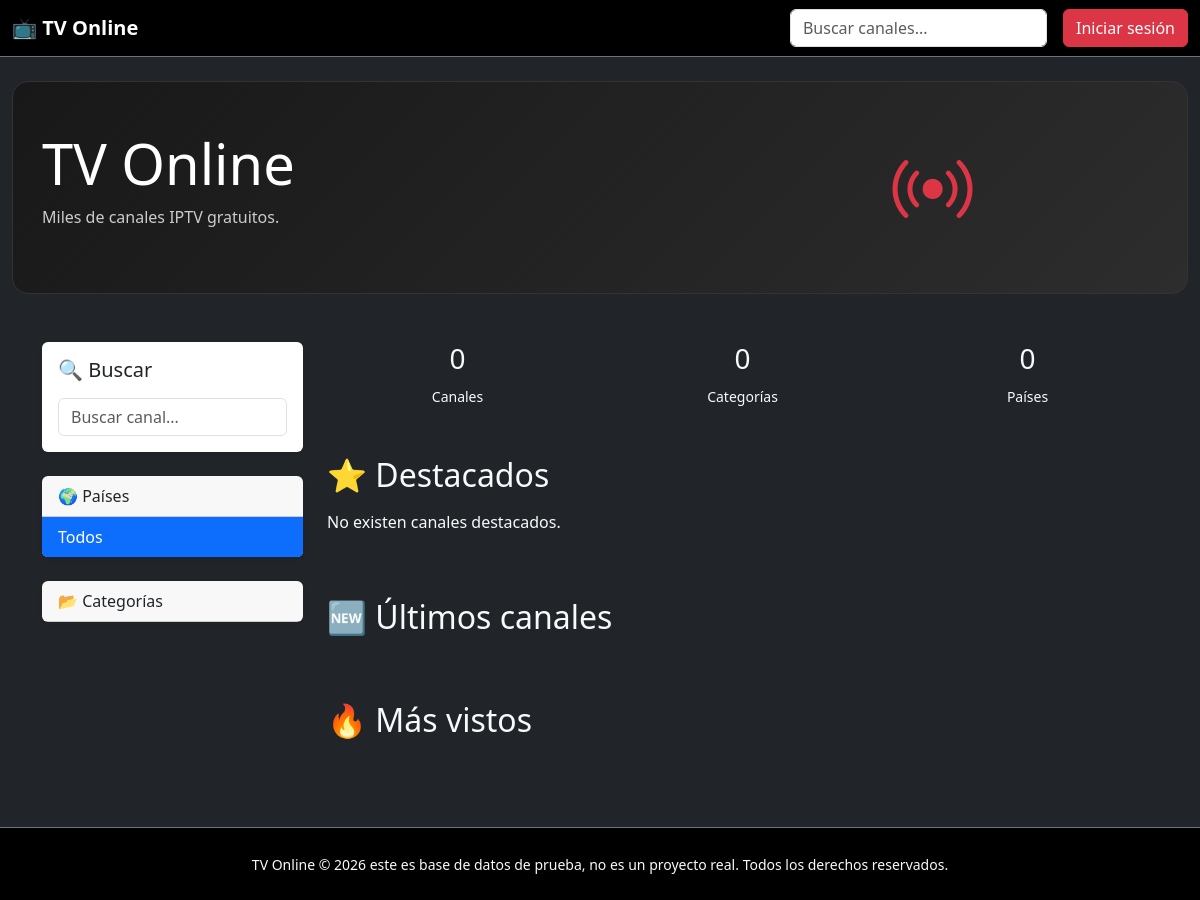
/, run on an earlier commit of the app's database.
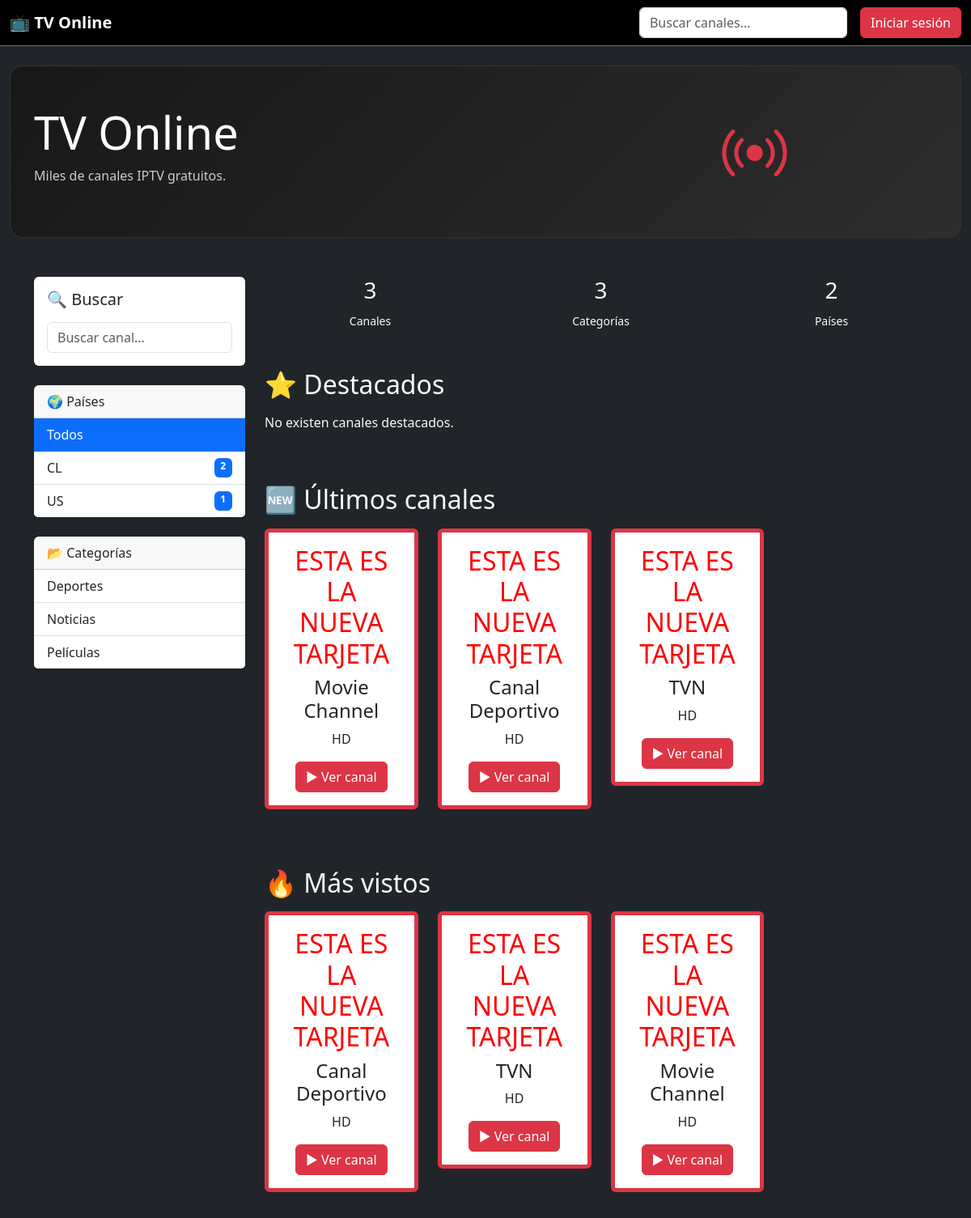
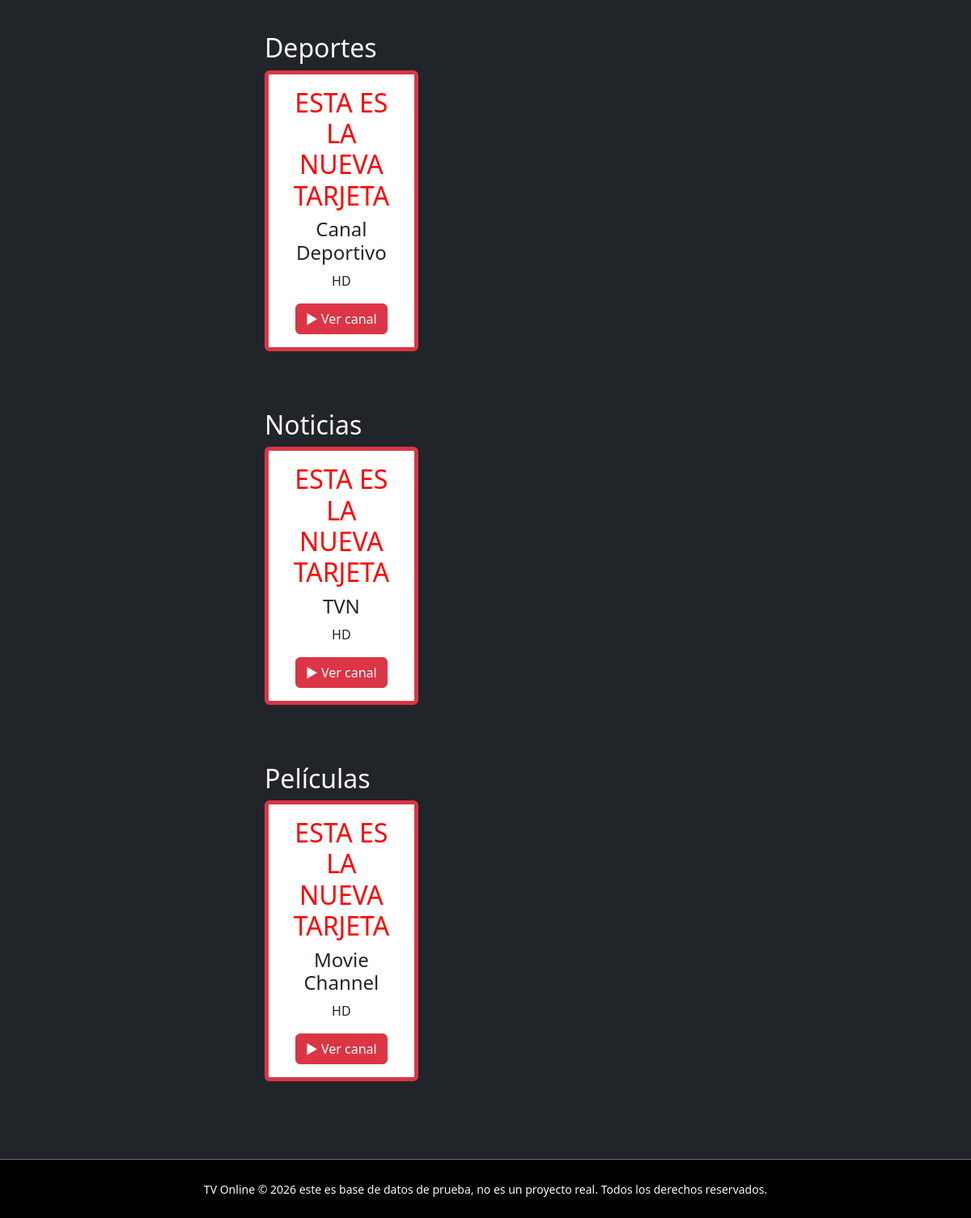
And on a later commit of the database (2 pictures, top to bottom).
### guia_tv/models/country.py (models this page shows, shortened)
class Country(models.Model):
    name = models.CharField(
        max_length=100,
        unique=True
    )
    iso_code = models.CharField(
        max_length=2,
        unique=True
    )
    flag = models.ImageField(
        upload_to="flags/",
        blank=True,
        null=True
    )
    class Meta:
        ordering = ["name"]
        verbose_name = "País"
        verbose_name_plural = "Países"

### guia_tv/models/category.py (models this page shows, shortened)
class Category(models.Model):
    name = models.CharField(
        max_length=100,
        unique=True
    )
    icon = models.CharField(
        max_length=100,
        blank=True
    )
    class Meta:
        ordering = ["name"]
        verbose_name = "Categoría"
        verbose_name_plural = "Categorías"

### guia_tv/models/channel.py (models this page shows, shortened)
class Channel(models.Model):
    QUALITY_CHOICES = [
        ("SD", "SD"),
        ("HD", "HD"),
        ("FHD", "Full HD"),
        ("4K", "4K"),
    ]
    STATUS_CHOICES = [
        ("checking", "Verificando"),
        ("online", "Online"),
        ("offline", "Offline"),
    ]
    name = models.CharField(max_length=200)
    slug = models.SlugField(
        unique=True,
        blank=True
    )
    description = models.TextField(
        blank=True
    )
    stream_url = models.URLField(
        max_length=1000
    )
    website = models.URLField(
        blank=True
    )
    logo = models.ImageField(
        upload_to="channels/logos/",
        blank=True,
        null=True
    )
    country = models.ForeignKey(
        Country,
        on_delete=models.SET_NULL,
        related_name="channels",
        null=True,
        blank=True,
    )
    language = models.ForeignKey(
        Language,
        on_delete=models.SET_NULL,
        related_name="channels",
        null=True,
        blank=True,
    )
    category = models.ForeignKey(
        Category,
        on_delete=models.SET_NULL,
        related_name="channels",
        null=True,
        blank=True,
    )
    quality = models.CharField(
        max_length=10,
        choices=QUALITY_CHOICES,
        default="HD"
    )
    status = models.CharField(
        max_length=20,
        choices=STATUS_CHOICES,
        default="checking"
    )
    epg_id = models.CharField(
        max_length=200,
        blank=True
    )
    is_active = models.BooleanField(
        default=True
    )
    is_public = models.BooleanField(
        default=True
    )
    is_featured = models.BooleanField(
        default=False
    )
    views = models.PositiveIntegerField(
        default=0
    )
    watching_now = models.PositiveIntegerField(
        default=0
    )
    last_checked = models.DateTimeField(
        blank=True,
        null=True
    )
    created_at = models.DateTimeField(
        auto_now_add=True
    )
    updated_at = models.DateTimeField(
        auto_now=True
    )
    class Meta:
        ordering = ["name"]
        verbose_name = "Canal"
        verbose_name_plural = "Canales"
        indexes = [
            models.Index(fields=["name"]),
            models.Index(fields=["slug"]),
            models.Index(fields=["is_active"]),
            models.Index(fields=["is_featured"]),
            models.Index(fields=["country"]),
            models.Index(fields=["category"]),
        ]

### guia_tv/views/home.py (the view)
def home(request):
    context = HomeService.get_home_context(
        country=request.GET.get("country"),
        category=request.GET.get("category"),
    )
    return render(
        request,
        "guia_tv/index.html",
        context,
    )

### guia_tv/templates/guia_tv/index.html (shortened to what this page needs)
{% extends "base.html" %}
{% block content %}
{% include "guia_tv/components/hero.html" %}
<div class="container">
    <div class="row">
        <div class="col-lg-3">
            {% include "guia_tv/components/sidebar.html" %}
        </div>
        <div class="col-lg-9">
            <div class="row text-center mb-5">
                <div class="col">
                    <h3>{{ total_channels }}</h3>
                    <small>Canales</small>
                </div>
                <div class="col">
                    <h3>{{ total_categories }}</h3>
                    <small>Categorías</small>
                </div>
                <div class="col">
                    <h3>{{ total_countries }}</h3>
                    <small>Países</small>
                </div>
            </div>
            <h2 id="destacados" class="mb-3">
                ⭐ Destacados
            </h2>
            <div class="row">
                {% for channel in featured_channels %}
                    {% include "guia_tv/components/channel_card.html" %}
                {% empty %}
                    <p>No existen canales destacados.</p>
                {% endfor %}
            </div>
            <h2 class="mt-5 mb-3">
                🆕 Últimos canales
            </h2>
            <div class="row">
                {% for channel in latest_channels %}
                    {% include "guia_tv/components/channel_card.html" %}
                {% endfor %}
            </div>
            <h2 class="mt-5 mb-3">
                🔥 Más vistos
            </h2>
            <div class="row">
                {% for channel in popular_channels %}
                    {% include "guia_tv/components/channel_card.html" %}
                {% endfor %}
            </div>
            {% for category in categories %}
                {% if category.channels.all %}
                    <h2 id="categorias" class="mt-5">
                        {{ category.name }}
                    </h2>
                    <div class="row">
                        {% for channel in category.channels.all|slice:":6" %}
                            {% include "guia_tv/components/channel_card.html" %}
                        {% endfor %}
                    </div>
                {% endif %}
            {% endfor %}
        </div>
    </div>
</div>
{% endblock %}

### templates/base.html (shortened to what this page needs)
{% load static %}
<!DOCTYPE html>
<html lang="es">
<head>
    <link href="https://cdn.jsdelivr.net/npm/bootstrap@5.3.7/dist/css/bootstrap.min.css"
          rel="stylesheet">
    <link rel="stylesheet"
          href="https://cdn.jsdelivr.net/npm/bootstrap-icons@1.11.3/font/bootstrap-icons.min.css">
        <link rel="stylesheet"
           href="https://cdn.jsdelivr.net/npm/bootstrap-icons@1.11.3/font/bootstrap-icons.min.css">
    <link href="https://vjs.zencdn.net/8.23.4/video-js.css" rel="stylesheet">
    <link rel="stylesheet"
          href="{% static 'css/style.css' %}">
</head>
<body class="bg-dark text-light">
<nav class="navbar navbar-expand-lg navbar-dark bg-black border-bottom border-secondary">
    <div class="container-fluid">
        <a class="navbar-brand fw-bold"
           href="{% url 'home' %}">
            📺 TV Online
        </a>
        <div class="collapse navbar-collapse"
             id="navbar">
            <form
            class="d-flex ms-auto me-3"
               onsubmit="return false;">
                <input
                   id="search-box"
                  class="form-control"
                 type="search"
                   placeholder="Buscar canales...">
            </form>
            {% if user.is_authenticated %}
                <span class="me-3">
                    Hola {{ user.username }}
                </span>
                <a
                        href="{% url 'logout' %}"
                        class="btn btn-outline-danger">
                    Cerrar sesión
                </a>
            {% else %}
                <a
                        href="{% url 'login' %}"
                        class="btn btn-danger">
                    Iniciar sesión
                </a>
            {% endif %}
        </div>
    </div>
</nav>
<main class="container-fluid py-4">
    {% block content %}
    {% endblock %}
</main>
<footer class="bg-black border-top border-secondary py-4 mt-5">
    <div class="container text-center">
        <small>
            TV Online © 2026 este es base de datos de prueba, no es un proyecto real. Todos los derechos reservados.
        </small>
    </div>
</footer>
</body>
</html>

### guia_tv/templates/guia_tv/components/hero.html
<section class="hero rounded-4 mb-5">
    <div class="container py-5">
        <div class="row align-items-center">
            <div class="col-lg-7">
                {% if hero_channel %}
                    <span class="badge bg-danger mb-3">
                        EN VIVO
                    </span>
                    <h1 class="display-4 fw-bold">
                        {{ hero_channel.name }}
                    </h1>
                    <p class="lead">
                        {{ hero_channel.description|default:"Canal disponible en vivo." }}
                    </p>
                    <div class="mt-4">
                        <a href="{% url 'player' hero_channel.slug %}"
                           class="btn btn-danger btn-lg">
                            ▶ Ver ahora
                        </a>
                    </div>
                {% else %}
                    <h1 class="display-4">
                        TV Online
                    </h1>
                    <p>
                        Miles de canales IPTV gratuitos.
                    </p>
                {% endif %}
            </div>
            <div class="col-lg-5 text-center">
                {% if hero_channel.logo %}
                    <img
                        src="{{ hero_channel.logo.url }}"
                        class="img-fluid"
                        style="max-height:300px;">
                {% else %}
                    <i class="bi bi-broadcast display-1 text-danger"></i>
                {% endif %}
            </div>
        </div>
    </div>
</section>

### guia_tv/templates/guia_tv/components/sidebar.html
<div class="card shadow-sm border-0 mb-4">
    <div class="card-body">
        <h5 class="mb-3">
            🔍 Buscar
        </h5>
        <input
            id="sidebar-search"
            class="form-control"
            placeholder="Buscar canal...">
    </div>
</div>
<div class="card shadow-sm border-0 mb-4">
    <div class="card-header">
        🌍 Países
    </div>
    <div class="list-group list-group-flush">
        <a href="{% url 'home' %}"
        class="list-group-item {% if not selected_country and not selected_category %}active{% endif %}">
         Todos
        </a>
        {% for country in countries %}
            <a href="?country={{ country.id }}"
                 class="list-group-item d-flex justify-content-between {% if selected_country == country.id|stringformat:'s' %}active{% endif %}">
                {{ country.name }}
                <span class="badge bg-primary">
            {{ country.total }}
            </span>
            </a>
        {% endfor %}
    </div>
</div>
<div class="card shadow-sm border-0">
    <div class="card-header">
        📂 Categorías
    </div>
    <div class="list-group list-group-flush">
        {% for category in categories %}
           <a href="?category={{ category.id }}"
             class="list-group-item {% if selected_category == category.id|stringformat:'s' %}active{% endif %}">
           {{ category.name }}
         </a>
        {% endfor %}
    </div>
</div>

### guia_tv/templates/guia_tv/components/channel_card.html
<div class="col-md-3 mb-4">
    <div class="card border border-danger border-5">
        <div class="card-body text-center">
            <h2 style="color:red;">
                ESTA ES LA NUEVA TARJETA
            </h2>
            <h4>{{ channel.name }}</h4>
            <p>{{ channel.quality }}</p>
            <a href="{% url 'player' channel.slug %}"
               class="btn btn-danger">
                ▶ Ver canal
            </a>
        </div>
    </div>
</div>

### static/css/style.css (style rules this page uses)
body { background:#212529; color:white; }
.hero { background:linear-gradient( 135deg, #181818, #2d2d2d ); border:1px solid #333; overflow:hidden; }
.hero h1 { color:white; }
.hero p { color:#cccccc; }

What changed in the data, as far as the page shows it:
added Country: name "CL", total "2"
added Country: name "US", total "1"
added Category: name "Deportes"
added Category: name "Noticias"
added Category: name "Películas"
added Channel: name "Movie Channel", quality "HD"
added Channel: name "Canal Deportivo", quality "HD"
added Channel: name "TVN", quality "HD"
Also different on the page:
{{ total_channels }}: "0" → "3"
{{ total_categories }}: "0" → "3"
{{ total_countries }}: "0" → "2"
